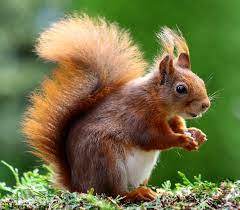
#> input picture image.jpeg, 240 x 210 px
$ jupyter execute RGBtoSketch.ipynb
#> lines starting #> are read from the running program, lines starting #| are printed output that depends on the picture
# Lets Grow More

# Task 2 (Beginner Level Task)

[cell 1]
import cv2

# Reading Image

[cell 2]
im = cv2.imread("image.jpeg")
#> im is the input picture: shape (210, 240, 3); mean B, G, R 70, 115.2, 114
cv2.imshow("Image",im)
cv2.waitKey(0)
cv2.destroyAllWindows()
cv2.waitKey(1)

# Gray Scale Image

[cell 3]
im_gray = cv2.cvtColor(im, cv2.COLOR_BGR2GRAY)
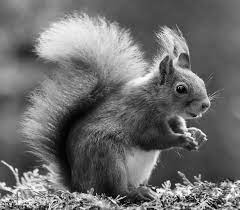
#> im_gray: shape (210, 240); min 1, max 254, mean 109.7
cv2.imshow("Gray_Image",im_gray)
cv2.waitKey(0)
cv2.destroyAllWindows()
cv2.waitKey(1)

# Inverted Image

[cell 4]
im_inv = cv2.bitwise_not(im_gray)
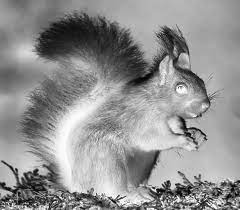
#> im_inv: shape (210, 240); min 1, max 254, mean 145.3
cv2.imshow("Inv_Image",im_inv)
cv2.waitKey(0)
cv2.destroyAllWindows()
cv2.waitKey(1)

# Blurred Image

[cell 5]
im_blur = cv2.GaussianBlur(im_inv, (7,7), 0)
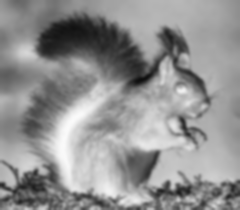
#> im_blur: shape (210, 240); min 13, max 250, mean 145.3
cv2.imshow("Blur_Image",im_blur)
cv2.waitKey(0)
cv2.destroyAllWindows()
cv2.waitKey(1)

[cell 6]
#Inverting Blurred Image
im_blur_inv = cv2.bitwise_not(im_blur)
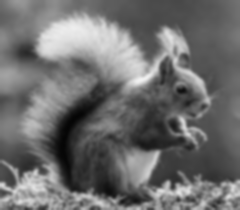
#> im_blur_inv: shape (210, 240); min 5, max 242, mean 109.7

# Sketch

[cell 7]
sketch = cv2.divide(im_gray, im_blur_inv, scale = 256.0)
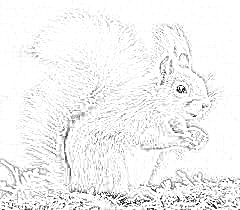
#> sketch: shape (210, 240); min 4, max 255, mean 242.5
cv2.imshow("Image",im)
cv2.imshow("Sketch",sketch)
cv2.waitKey(0)
cv2.destroyAllWindows()
cv2.waitKey(1)
